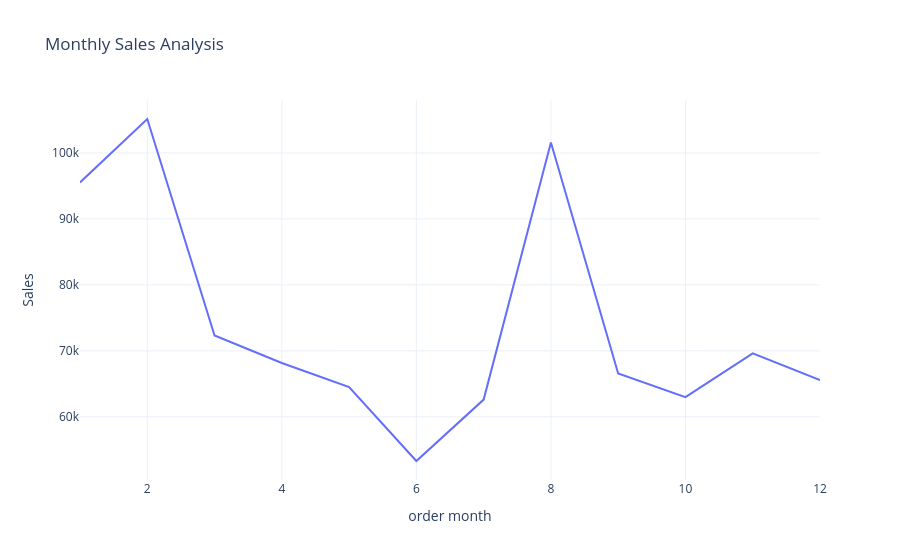

The notebook cell this image was saved under:
### Code cell
fig = px.line(sales_by_month,
             x='order month',
             y='Sales',
             title= 'Monthly Sales Analysis')
fig.show()

### Figure 1 — Plotly figure (JSON) as saved in the notebook; plotly's stock layout.template omitted (floating-point values rounded to 4 significant figures)
{"data": [{"hovertemplate": "order month=%{x}<br>Sales=%{y}<extra></extra>", "legendgroup": "", "line": {"color": "#636efa", "dash": "solid"}, "marker": {"symbol": "circle"}, "mode": "lines", "name": "", "orientation": "v", "showlegend": false, "type": "scatter", "x": [1.0, 2.0, 3.0, 4.0, 5.0, 6.0, 7.0, 8.0, 9.0, 10.0, 11.0, 12.0], "xaxis": "x", "y": [95520.0, 105100.0, 72320.0, 68160.0, 64520.0, 53310.0, 62610.0, 101600.0, 66580.0, 62990.0, 69620.0, 65560.0], "yaxis": "y"}], "layout": {"legend": {"tracegroupgap": 0}, "title": {"text": "Monthly Sales Analysis"}, "xaxis": {"anchor": "y", "domain": [0, 1], "title": {"text": "order month"}}, "yaxis": {"anchor": "x", "domain": [0, 1], "title": {"text": "Sales"}}}}
